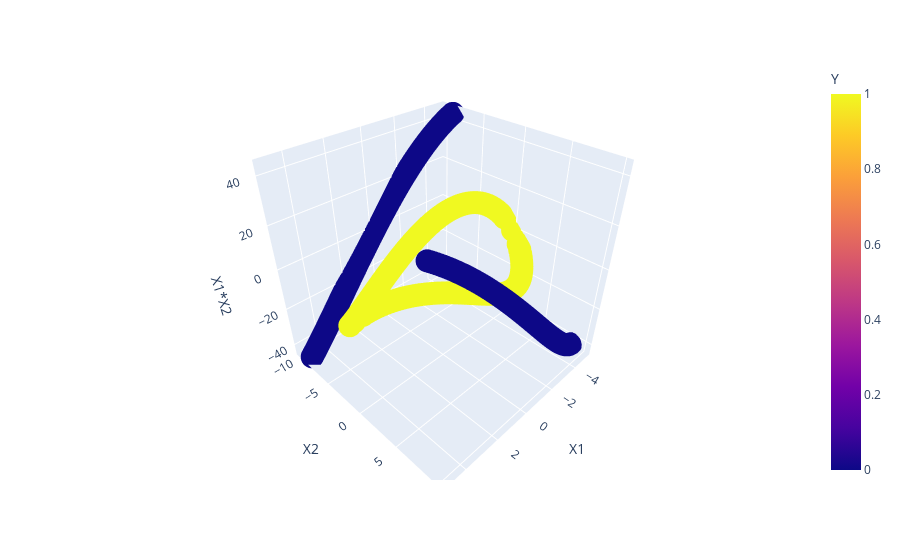

Notebook code cell kept with this figure:
### Code cell
#3D plot
import plotly.express as px
fig=px.scatter_3d(df,x='X1',y='X2',z='X1*X2',color='Y')
fig.show()

### Figure 1 — Plotly figure (JSON) as saved in the notebook; plotly's stock layout.template omitted (floating-point values rounded to 4 significant figures; data arrays with more than 128 entries replaced by an {"elided": "..."} marker saying what was removed)
{"data": [{"hovertemplate": "X1=%{x}<br>X2=%{y}<br>X1*X2=%{z}<br>Y=%{marker.color}<extra></extra>", "legendgroup": "", "marker": {"color": {"elided": "400 int values"}, "coloraxis": "coloraxis", "symbol": "circle"}, "mode": "markers", "name": "", "scene": "scene", "showlegend": false, "type": "scatter3d", "x": {"elided": "400 float values"}, "y": {"elided": "400 float values"}, "z": {"elided": "400 float values"}}], "layout": {"coloraxis": {"colorbar": {"title": {"text": "Y"}}, "colorscale": [[0, "#0d0887"], [0.1111, "#46039f"], [0.2222, "#7201a8"], [0.3333, "#9c179e"], [0.4444, "#bd3786"], [0.5556, "#d8576b"], [0.6667, "#ed7953"], [0.7778, "#fb9f3a"], [0.8889, "#fdca26"], [1, "#f0f921"]]}, "legend": {"tracegroupgap": 0}, "margin": {"t": 60}, "scene": {"domain": {"x": [0, 1], "y": [0, 1]}, "xaxis": {"title": {"text": "X1"}}, "yaxis": {"title": {"text": "X2"}}, "zaxis": {"title": {"text": "X1*X2"}}}}}
